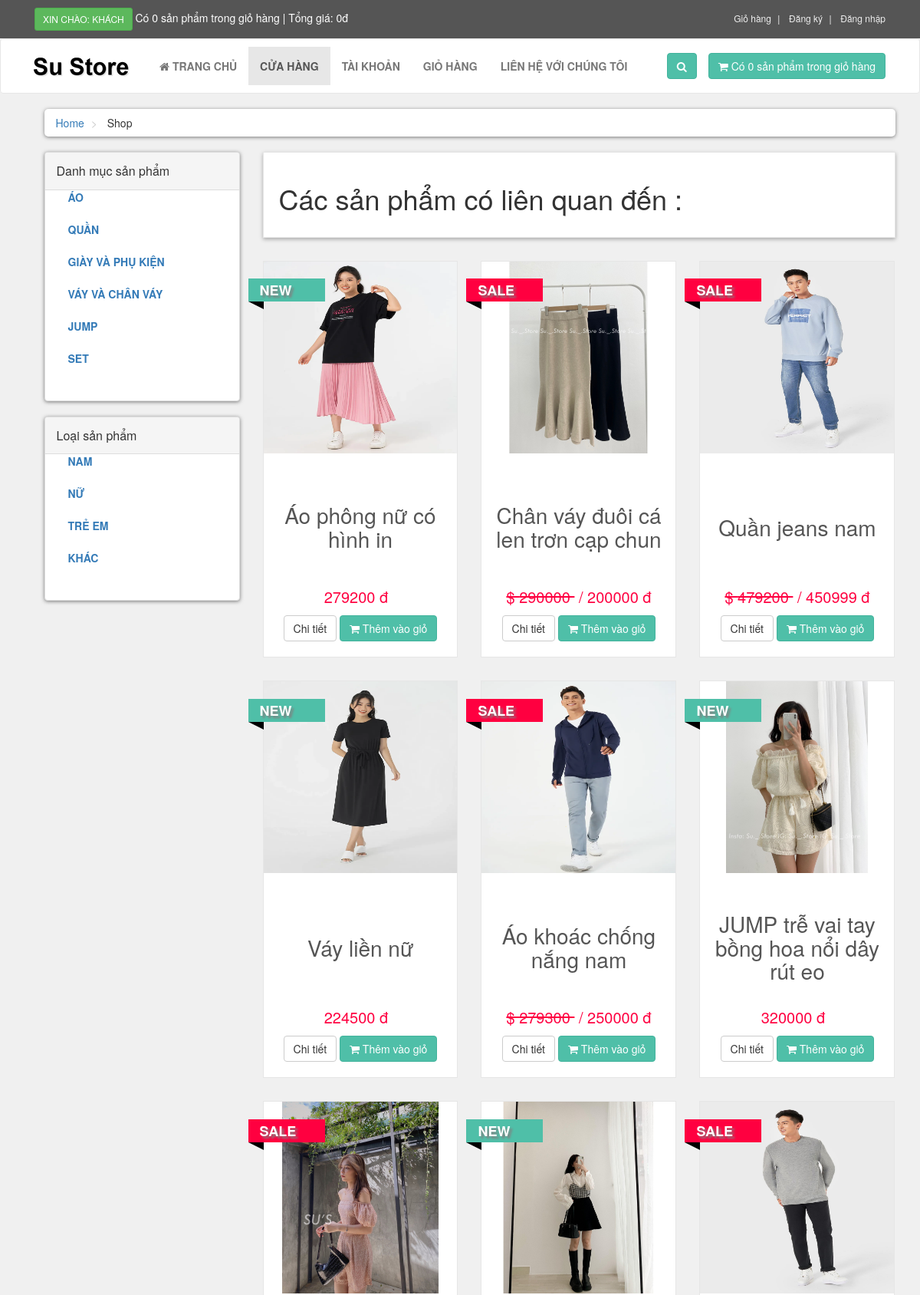
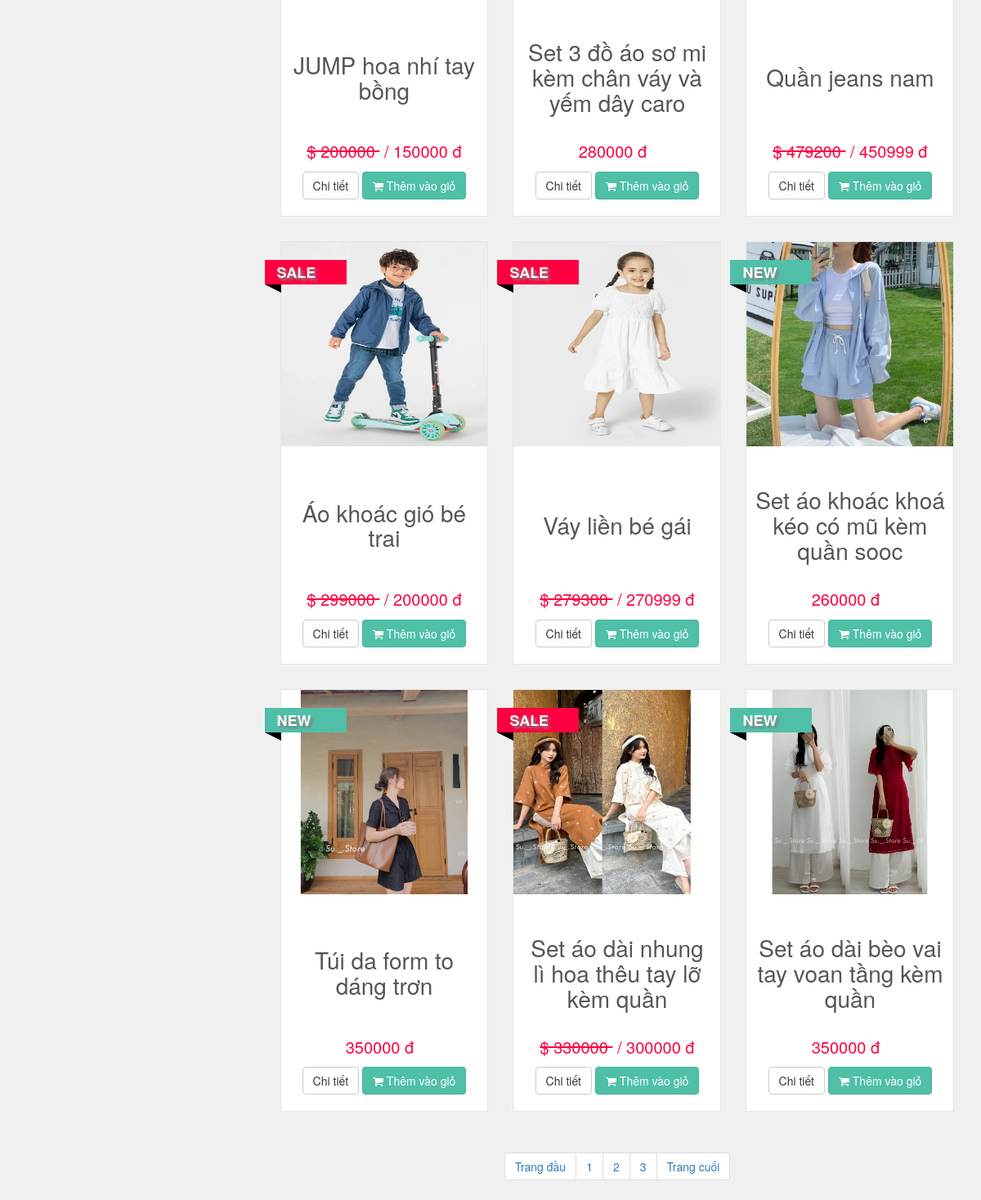
The app's page /results.php with its own data (2 pictures, top to bottom).
### tables this page shows
CREATE TABLE `product_categories` (
  `p_cat_id` int(10) NOT NULL,
  `p_cat_title` text NOT NULL,
  `p_cat_desc` text NOT NULL
);

CREATE TABLE `categories` (
  `cat_id` int(10) NOT NULL,
  `cat_title` text NOT NULL,
  `cat_desc` text NOT NULL
);

CREATE TABLE `products` (
  `product_id` int(10) NOT NULL,
  `p_cat_id` int(10) NOT NULL,
  `cat_id` int(10) NOT NULL,
  `date` timestamp NOT NULL DEFAULT current_timestamp() ON UPDATE current_timestamp(),
  `product_title` text NOT NULL,
  `product_img1` text NOT NULL,
  `product_img2` text NOT NULL,
  `product_img3` text NOT NULL,
  `product_price` int(10) NOT NULL,
  `product_keywords` text NOT NULL,
  `product_desc` text NOT NULL,
  `product_label` text NOT NULL,
  `product_sale` int(100) NOT NULL
);

### results.php (the view, shortened to what this page needs)
<?php
    $active='Shop';
    include("includes/header.php");
?>
<div id="content">
    <div class="container">
        <div class="col-md-12">
            <ul class="breadcrumb">
                <li>
                    <a href="index.php">Home</a>
                </li>
                <li>
                    Shop
                </li>
            </ul>
        </div>
        <div class="col-md-3">
            <?php
                include("includes/sidebar.php");
            ?>
        </div>
        <div class="col-md-9">
            <div class='box'>
                <h1>Các sản phẩm có liên quan đến <?php echo $_SESSION['user_query']; ?>:</h1>
                </div>
            <div id="products" class="row">
                <?php
                        if(!isset($_GET['p_cat'])){
                            if(!isset($_GET['cat'])){
                                $per_page=6;
                                $search = $_SESSION['user_query'];
                                $get_products = "SELECT * FROM `products` where product_title or product_keywords like '%$search%'";
                                $run_products = mysqli_query($con,$get_products);
                                $count = mysqli_num_rows($run_products);
                                if ($count <= 0) {
                                    echo " <h1 style='text-align: center;'>Không có sản phẩm nào</h1>";
                                }
                                else{
                                    while($row_products=mysqli_fetch_array($run_products)){
                                        $pro_id = $row_products['product_id'];
                                        $pro_title = $row_products['product_title'];
                                        $pro_price = $row_products['product_price'];
                                        $pro_sale_price = $row_products['product_sale'];
                                        $pro_img1 = $row_products['product_img1'];
                                        $pro_label = $row_products['product_label'];
                                        if($pro_label == "sale"){
                                            $product_price = " <del> $ $pro_price </del> ";
                                            $product_sale_price = "/ $pro_sale_price đ";
                                        }else{
                                            $product_price = "  $pro_price đ ";
                                            $product_sale_price = "";
                                        }
                                        if($pro_label == ""){
                                        }else{
                                            $product_label = "
                                                <a href='#' class='label $pro_label'>
                                                    <div class='theLabel'> $pro_label </div>
                                                    <div class='labelBackground'>  </div>
                                                </a>
                                            ";
                                        }
                                        echo "
                                        <div class='col-md-4 col-sm-6 center-responsive'>
                                            <div class='product'>
                                                <a href='details.php?pro_id=$pro_id'>
                                                    <img class='img-responsive' src='admin_area/product_images/$pro_img1'>
                                                </a>
                                                <div class='text'>
                                                    <h3>
                                                        <a href='details.php?pro_id=$pro_id'>
                                                            $pro_title
                                                        </a>
                                                    </h3>
                                                    <p class='price'>
                                                    $product_price &nbsp;$product_sale_price
                                                    </p>
                                                    <p class='button'>
                                                        <a class='btn btn-default' href='details.php?pro_id=$pro_id'>
                                                            Chi tiết
                                                        </a>
                                                        <a class='btn btn-primary' href='details.php?pro_id=$pro_id'>
                                                            <i class='fa fa-shopping-cart'></i> Thêm vào giỏ
                                                        </a>
                                                    </p>
                                                </div>
                                                $product_label
                                            </div>
                                        </div>
                                        ";
                                    }
                                }
                ?>
            </div>
            <center>
                <ul class="pagination">
                    <?php
                        $query = "select * from products";
                        $result = mysqli_query($con,$query);
                        $total_records = mysqli_num_rows($result);
                        $total_pages = ceil($total_records / $per_page);
                        echo "
                            <li>
                                <a href='shop.php?page=1'> ".'Trang đầu'." </a>
                            </li>
                        ";
                        for($i=1; $i<=$total_pages; $i++){
                            echo "
                                <li>
                                    <a href='shop.php?page=".$i."'> ".$i." </a>
                                </li>
                            ";
                        };
                        echo "
                            <li>
                                <a href='shop.php?page=$total_pages'> ".'Trang cuối'." </a>
                            </li>
                        ";
                                }
                            }
					?>
                </ul>
            </center>
        </div>
    </div>
</div>

### includes/header.php (shortened to what this page needs)
<?php
include("includes/db.php");
include("functions/functions.php");
?>
<!DOCTYPE html>
<html lang="en">
<head>
    <link rel="stylesheet" href="styles/bootstrap-337.min.css">
    <link rel="stylesheet" href="font-awsome/css/font-awesome.min.css">
    <link rel="stylesheet" href="styles/style.css">
</head>
<body>
    <div id="top">
        <div class="container">
            <div class="col-md-8 offer">
                <a href="#" class="btn btn-success btn-sm">
                    <?php
                    if(!isset($_SESSION['customer_username'])){
                        echo "Xin chào: Khách";
                    }else{
                        echo "Xin chào: " . $_SESSION['customer_username'] . "";
                    }
                    ?>
                </a>
                <a href="checkout.php">Có <?php items(); ?> sản phẩm trong giỏ hàng | Tổng giá: <?php total_price(); ?> </a>
            </div>
            <div class="col-md-4">
                <ul class="menu">
                    <li>
                        <a href="cart.php">Giỏ hàng</a>
                    </li>
                    <li>
                        <?php
                            if(!isset($_SESSION['customer_username'])){
                                echo "<a href='customer_register.php'>Đăng ký</a>";
                            }else{
                                echo "<a href='checkout.php'>".$_SESSION['customer_username']."</a>";
                            }
                        ?>
                    </li>
                    <li>
                        <a href="checkout.php">
                            <?php
                                if(!isset($_SESSION['customer_username'])){
                                    echo "<a href='checkout.php'> Đăng nhập </a>";
                                }else{
                                    echo " <a href='logout.php'> Đăng xuất </a> ";
                                }
                            ?>
                        </a>
                    </li>
                </ul>
            </div>
        </div>
    </div>
    <div id="navbar" class="navbar navbar-default">
        <div class="container">
            <div class="navbar-header">
                <a href="index.php" class="navbar-brand home">
                    <img src="images/Su Store125x49.png" alt="Su-Store Logo" class="hidden-xs">
                </a>
            </div>
            <div class="navbar-collapse collapse" id="navigation">
                <div class="padding-nav">
                    <ul class="nav navbar-nav left">
                        <li class="<?php if($active=='Home') echo"active"; ?>">
                            <a href="index.php"><i class="fa fa-home"></i> Trang chủ</a>
                        </li>
                        <li class="<?php if($active=='Shop') echo"active"; ?>">
                            <a href="shop.php">Cửa hàng</a>
                        </li>
                        <li class="<?php if($active=='Account') echo"active"; ?>">
                            <?php
                            if(!isset($_SESSION['customer_username'])){
                                echo"<a href='checkout.php'>Tài khoản</a>";
                            }else{
                                echo"<a href='customer/my_account.php?my_orders'>Tài khoản</a>";
                            }
                            ?>
                        </li>
                        <li class="<?php if($active=='Cart') echo"active"; ?>">
                            <a href="cart.php">Giỏ hàng</a>
                        </li>
                        <li class="<?php if($active=='Contact') echo"active"; ?>">
                            <a href="contact.php">Liên hệ với chúng tôi</a>
                        </li>
                    </ul>
                </div>
                <a href="cart.php" class="btn navbar-btn btn-primary right">
                    <i class="fa fa-shopping-cart"></i>
                    <span>Có <?php items(); ?> sản phẩm trong giỏ hàng</span>
                </a>
                <div class="navbar-collapse collapse right">
                    <button class="btn btn-primary navbar-btn" type="button" data-toggle="collapse" data-target="#search">
                        <i class="fa fa-search"></i>
                    </button>
                </div>
            </div>
        </div>
    </div>

### functions/functions.php (shortened to what this page needs)
<?php
$db = mysqli_connect("localhost","root","","su_store");
function getRealIpUser(){
    switch(true){
            default : return $_SERVER['REMOTE_ADDR'];
    }
}
function getPCats(){
    global $db;
    $get_p_cats = "select * from product_categories";
    $run_p_cats = mysqli_query($db,$get_p_cats);
    while($row_p_cats=mysqli_fetch_array($run_p_cats)){
        $p_cat_id = $row_p_cats['p_cat_id'];
        $p_cat_title = $row_p_cats['p_cat_title'];
        echo "
            <li>
                <a href='shop.php?p_cat=$p_cat_id'> $p_cat_title </a>
            </li>
        ";
    }
}
function getCats(){
    global $db;
    $get_cats = "select * from categories";
    $run_cats = mysqli_query($db,$get_cats);
    while($row_cats=mysqli_fetch_array($run_cats)){
        $cat_id = $row_cats['cat_id'];
        $cat_title = $row_cats['cat_title'];
        echo "
            <li>
                <a href='shop.php?cat=$cat_id'> $cat_title </a>
            </li>
        ";
    }
}
function items(){
    global $db;
    $ip_add = getRealIpUser();
    $get_items = "select * from cart where ip_add='$ip_add'";
    $run_items = mysqli_query($db,$get_items);
    $count_items = mysqli_num_rows($run_items);
    echo $count_items;
}
function total_price(){
    $total = 0;
    echo $total."đ";
}
?>

### includes/sidebar.php
<div class="panel panel-default sidebar-menu">
    <div class="panel-heading">
        <h3 class="panel-title">Danh mục sản phẩm</h3>
    </div>
    <div class="panel-body">
        <ul class="nav nav-pills nav-stacked category-menu">
            <?php getPCats(); ?>
        </ul>
    </div>
</div>
<div class="panel panel-default sidebar-menu">
    <div class="panel-heading">
        <h3 class="panel-title">Loại sản phẩm</h3>
    </div>
    <div class="panel-body">
        <ul class="nav nav-pills nav-stacked category-menu">
            <?php getCats(); ?>
        </ul>
    </div>
</div>

### styles/style.css (style rules this page uses)
body { font-size: 14px; line-height: 1.42857143; color: #333333; background: #f0f0f0; overflow-x: hidden; }
#top { background: #555555; padding: 10px 0; }
#top .offer { color: #ffffff; }
#top .offer .btn { text-transform: uppercase; }
#top a { color: #ffffff; }
#top ul.menu { padding-top: 5px; margin: 0px; text-align: right; font-size: 12px; list-style: none; }
#top ul.menu > li { display: inline-block; }
#top ul.menu > li a { color: #eeeeee; }
#top ul.menu > li + li:before { content: "|\00a0"; color: #f7f7f7; padding: 0 5px; }
.navbar { background: #ffffff; }
.navbar-collapse .right { float: right; }
.navbar-brand { float: left; padding: 10px 15px; font-size: 18px; line-height: 20px; height: 70px; }
.navbar ul.nav > li > a { text-transform: uppercase; font-weight: bold; font-size: 14px; }
.padding-nav { padding-top: 10px; }
.btn-primary { color: rgb(255, 255, 255); background: rgb(79, 191, 168); border-color: rgb(65, 179, 156); }
.box { background: #ffffff; margin: 0 0 30px; border: solid 1px #e6e6e6; box-sizing: border-box; padding: 20px; box-shadow: 0px 2px 5px rgba(0, 0, 0, .3); }
#content { padding-left: 25px; }
#content .product { background: #ffffff; border: solid 1px #e6e6e6; margin-bottom: 30px; box-sizing: border-box; }
#content .product .text { padding: 10px 10px 0px; }
#content .product .text p.price { font-size: 20px; text-align: center; font-weight: 400; color: rgb(255, 0, 64); }
#content .product .text .button { text-align: center; clear: both; }
#content .product .text .button .btn { margin-bottom: 10px; }
#content .product .text h3 { text-align: center; font-size: 28px; }
#content .product .text h3 a { color: rgb(85, 85, 85); height: 133.2px; display:inline-block; justify-content: center; align-items: center; display: flex; }
.product a img.img-responsive { max-height: 250px; width: 100%; }
.breadcrumb { padding: 8px 15px; margin-bottom: 20px; background: #ffffff; border-radius: 5px; box-shadow: 0px 1px 5px rgba(0, 0, 0, .5); }
.breadcrumb> li + li:before { content: ">\00a0"; color: #cccccc; }
#content .panel.sidebar-menu { box-sizing: border-box; box-shadow: 0px 1px 5px rgba(0, 0, 0, .5); }
#content .panel.sidebar-menu ul.nav.category-menu { margin-bottom: 20px; }
#content .panel.sidebar-menu ul.nav.category-menu li a { text-transform: uppercase; font-weight: 600; }
#content .panel.sidebar-menu h3 { padding: 5px 0px; margin: 0px; }
.nav.category-menu { margin-top: -26px; }
.label { color: #000; text-transform: uppercase; font-size: 18px; font-weight: 700; position: absolute; top: 10px; padding-left: 51px; z-index: 20; }
.label .theLabel { position: relative; width: 100px; padding: 6px 50px 6px 15px; margin: 10px 50px 10px -71px; color: #fff; text-shadow: 3px 3px 3px grey; }
.label.sale .theLabel { background: rgb(255, 0, 64); }
.label.new .theLabel { background: #4fbfa8; }
.label .theLabel:before, .label .theLabel:after { content: ""; position: absolute; width: 0; height: 0; }
.label .theLabel:after { left: 0; top: 100%; border-width: 5px 10px; border-style: solid; border-color: #000 #000 transparent transparent; }

### records on screen
product_categories: p_cat_title "ÁO"
product_categories: p_cat_title "QUẦN"
product_categories: p_cat_title "GIÀY VÀ PHỤ KIỆN"
product_categories: p_cat_title "VÁY VÀ CHÂN VÁY"
product_categories: p_cat_title "JUMP"
product_categories: p_cat_title "SET"
categories: cat_title "NAM"
categories: cat_title "NỮ"
categories: cat_title "TRẺ EM"
categories: cat_title "KHÁC"
products: product_img1 (picture), product_title "Áo phông nữ có hình in", product_price "279200 đ", product_label "NEW"
products: product_img1 (picture), product_title "Chân váy đuôi cá len trơn cạp chun", product_price "290000", product_sale "/ 200000 đ", product_label "SALE"
products: product_img1 (picture), product_title "Quần jeans nam", product_price "479200", product_sale "/ 450999 đ", product_label "SALE"
products: product_img1 (picture), product_title "Váy liền nữ", product_price "224500 đ", product_label "NEW"
products: product_img1 (picture), product_title "Áo khoác chống nắng nam", product_price "279300", product_sale "/ 250000 đ", product_label "SALE"
products: product_img1 (picture), product_title "JUMP trễ vai tay bồng hoa nổi dây rút eo", product_price "320000 đ", product_label "NEW"
products: product_img1 (picture), product_title "JUMP hoa nhí tay bồng", product_price "200000", product_sale "/ 150000 đ", product_label "SALE"
products: product_img1 (picture), product_title "Set 3 đồ áo sơ mi kèm chân váy và yếm dây caro", product_price "280000 đ", product_label "NEW"
products: product_img1 (picture), product_title "Quần jeans nam", product_price "479200", product_sale "/ 450999 đ", product_label "SALE"
products: product_img1 (picture), product_title "Áo khoác gió bé trai", product_price "299000", product_sale "/ 200000 đ", product_label "SALE"
products: product_img1 (picture), product_title "Váy liền bé gái", product_price "279300", product_sale "/ 270999 đ", product_label "SALE"
products: product_img1 (picture), product_title "Set áo khoác khoá kéo có mũ kèm quần sooc", product_price "260000 đ", product_label "NEW"
products: product_img1 (picture), product_title "Túi da form to dáng trơn", product_price "350000 đ", product_label "NEW"
products: product_img1 (picture), product_title "Set áo dài nhung lì hoa thêu tay lỡ kèm quần", product_price "330000", product_sale "/ 300000 đ", product_label "SALE"
products: product_img1 (picture), product_title "Set áo dài bèo vai tay voan tầng kèm quần", product_price "350000 đ", product_label "NEW"

### other values on screen
$count_items "0 0"
$total "0"
